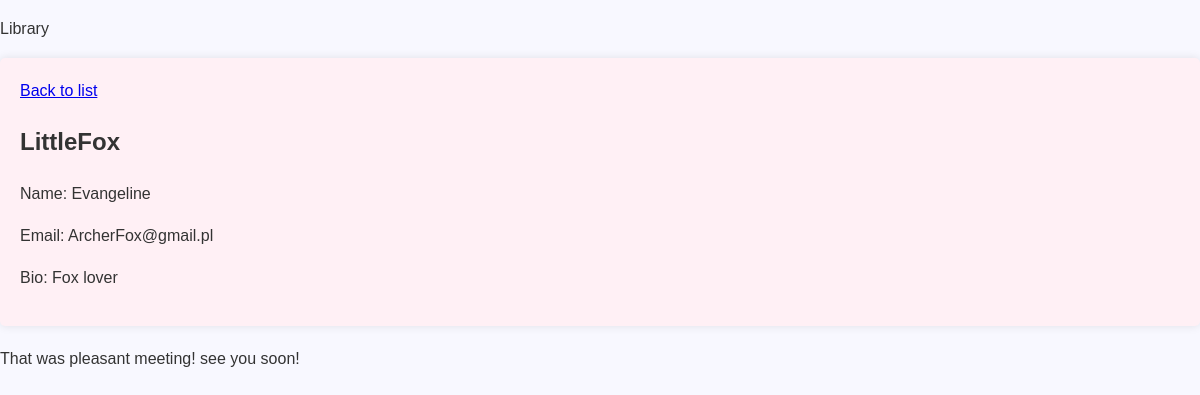
Page /users/LittleFox on the committed database.
### library/models.py (models this page shows, shortened)
class Users(models.Model):
    name = models.CharField(max_length=100)
    username = models.CharField(max_length=150, unique=True, blank=True)
    email = models.EmailField(unique=True)
    bio= models.TextField(blank=True)

### library/views.py (the view)
# urls.py: path("users/<str:username>", views.user_detail,name='user_detail'),
def user_detail(request, username):
    user = get_object_or_404(Users, username=username)
    return render(request,
                  'library/users/detail.html',
                  {'user': user})

### library/templates/library/users/detail.html
{% extends "library/base.html" %}
{% block content %}
<a href="{% url 'user_list' %}">Back to list</a>
<br>
<h2>{{ user.username }}</h2>
<p>Name: {{ user.name }}</p>
<p>Email: {{ user.email }}</p>
<p>Bio: {{ user.bio }}</p>
{% endblock %}

### library/static/css/library.css (style rules this page uses)
body { font-family: Arial, sans-serif; margin: 0; padding: 0; background-color: #f8f8ff; color: #333; line-height: 1.6; }

### rows in the picture
Users: username "LittleFox", name "Evangeline", email "ArcherFox@gmail.pl", bio "Fox lover"
